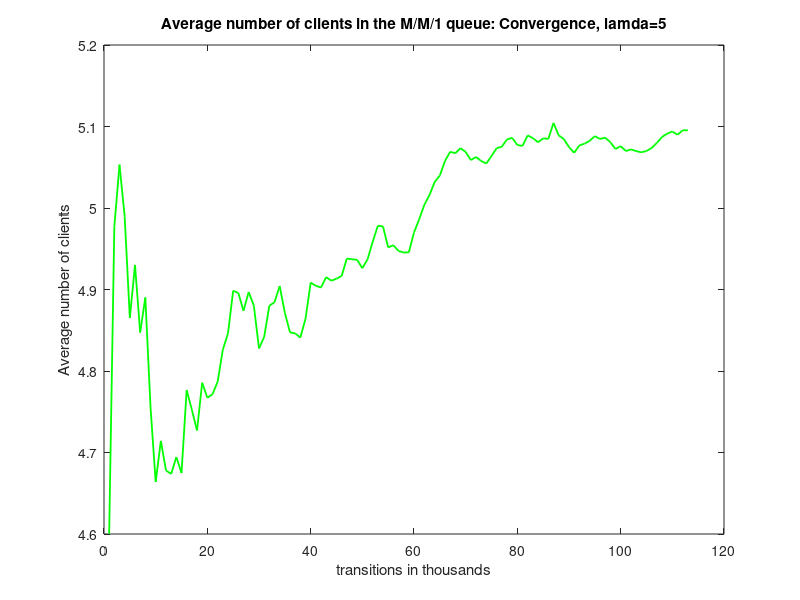
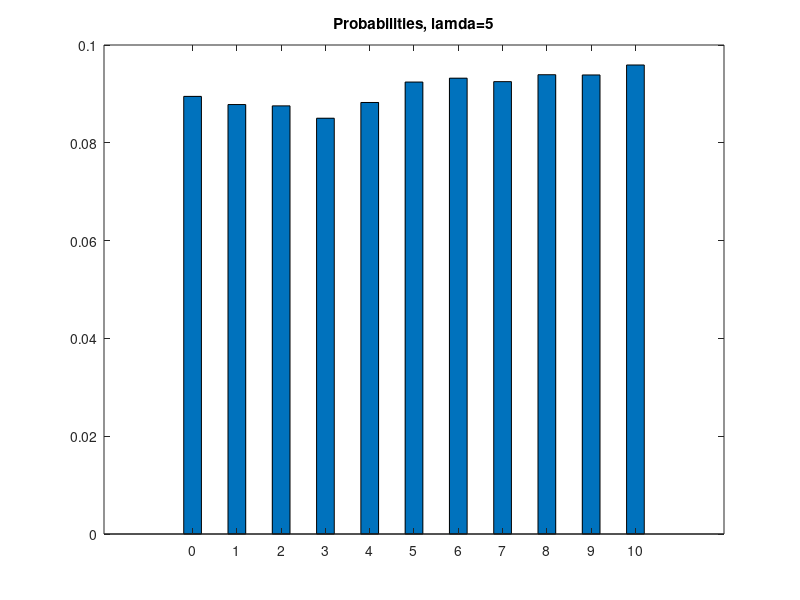

MATLAB code for these plots, in order:
# Task 2 (lamda=5)

clc;
clear all;
close all;

rand("seed",1);

P = [0,0,0,0,0,0,0,0,0,0,0];
arrivals = [0,0,0,0,0,0,0,0,0,0,0];
total_arrivals = 0; 
current_state = 0;  
previous_mean_clients = 0; 
index = 0;

lamda = 5; 
mu = 5;
threshold = lamda/(lamda + mu); 

transitions = 0; 

while transitions >= 0
  transitions = transitions + 1; 
  
  if mod(transitions,1000) == 0 
    index = index + 1;
    for i=1:1:length(arrivals)
        P(i) = arrivals(i)/total_arrivals; 
    endfor
    
    mean_clients = 0; 
    for i=1:1:length(arrivals)
       mean_clients = mean_clients + (i-1).*P(i);
    endfor
    
    to_plot(index) = mean_clients;
        
    if abs(mean_clients - previous_mean_clients) < 0.00001 || transitions > 1000000 
      break;
    endif
    
    previous_mean_clients = mean_clients;
    
  endif
  
  random_number = rand(1); 
  if current_state == 0 || random_number < threshold 
    if current_state < 11
      total_arrivals = total_arrivals + 1;
      arrivals(current_state + 1) = arrivals(current_state + 1) + 1; 
      if current_state < 10
        current_state = current_state + 1;
      endif    
    endif   
  else 
    if current_state != 0 
      current_state = current_state - 1;
    endif
  endif
endwhile

g = lamda*(1-P(11));
average_delay_time = mean_clients / g;


figure(1);
plot(to_plot,"g","linewidth",1.3);
title("Average number of clients in the M/M/1 queue: Convergence, lamda=5");
xlabel("transitions in thousands");
ylabel("Average number of clients");

x=[0,1,2,3,4,5,6,7,8,9,10];
figure(2);
bar(x,P,0.4);
title("Probabilities, lamda=5");
display(transitions);